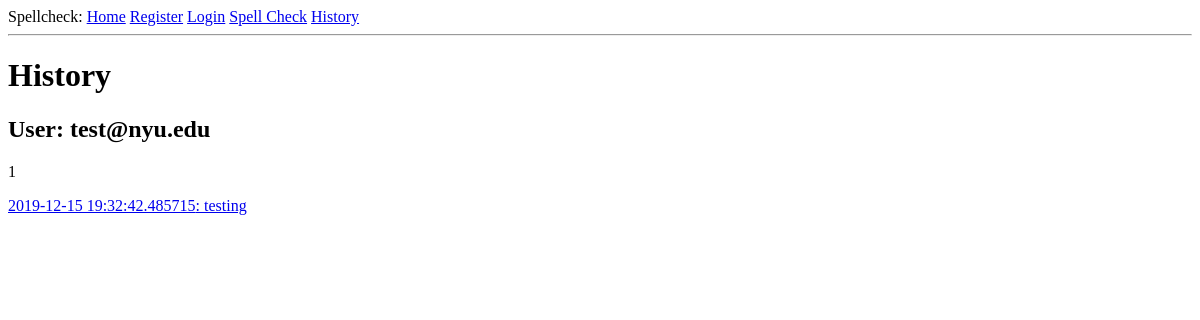
The app's page /history (signed in), older data.
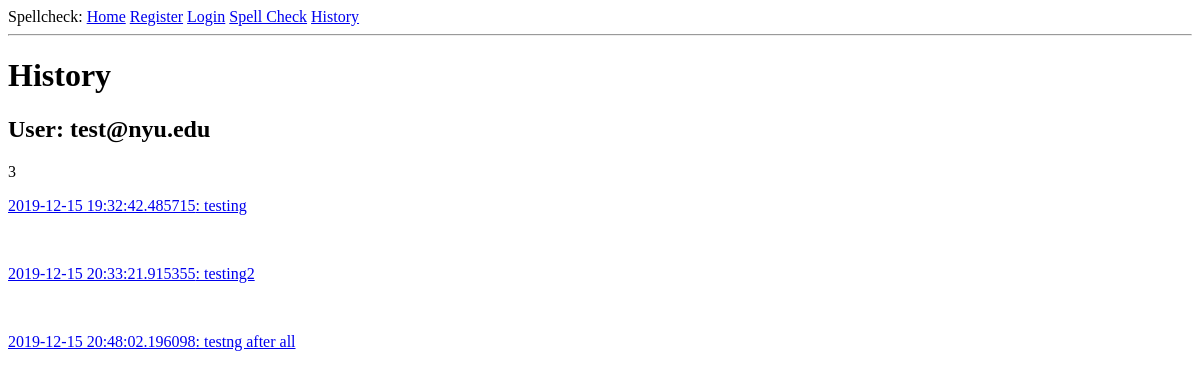
The same page, newer data.
### models.py (models this page shows, shortened)
class User(UserMixin, db.Model):
    id = db.Column(db.Integer, primary_key = True)
    uname = db.Column(db.String(64), index=True, unique=True)
    pword_hash = db.Column(db.String(128))
    mfa = db.Column(db.String(64))

class QueryHistory(db.Model):
    id = db.Column(db.Integer, primary_key = True)
    uname = db.Column(db.String(64), db.ForeignKey('user.uname'), index = True)
    inputtext = db.Column(db.String(64000))
    misspelled = db.Column(db.String(64000))
    timestamp = db.Column(db.String(64), default = str(datetime.now()))

### app.py (the view)
@app.route('/history', methods = ['POST', 'GET'])
@login_required
def history():
    form = AdminHistoryForm()
    if form.validate_on_submit() and current_user.uname == 'admin':
        queries = QueryHistory.query.filter_by(uname = form.userquery.data)
        numqueries = queries.count()
        user = form.userquery.data
    else:
        queries = QueryHistory.query.filter_by(uname = current_user.uname)
        numqueries = queries.count()
        user = current_user.uname
    return render_template("history.html", title="History", form=form, user = user, numqueries=numqueries, queries=queries)

### models.py (called while the page is built)
@login.user_loader
def load_user(id):
    return User.query.get(int(id))

### templates/history.html (shortened to what this page needs)
{% extends "base.html" %}
{% block content %}
	<h1>History</h1>
	<h2 id='user'>User: {{user}}</h2>
	<p id='numqueries'>
		{{ numqueries }}<br>
	</p>
	{% for query in queries %}
	<p id = {{query.id}}>
	<a href = "{{url_for('query', id=query.id)}}">{{query.timestamp}}: {{query.inputtext}}</a>
	</p><br>
	{% endfor %}
{% endblock %}

### templates/base.html (shortened to what this page needs)
<html>
	<head>
	</head>
	<body>
		<div>Spellcheck:
			<a href="/">Home</a>
			<a href="/register">Register</a>
			<a href="/login">Login</a>
			<a href="/spell_check">Spell Check</a>
			<a href="/history">History</a>
		</div>
		<hr>
		{% block content %}{% endblock %}
	</body>
</html>

Row changes from the older to the newer data that the page shows:
added QueryHistory: timestamp "2019-12-15 20:33:21.915355", inputtext "testing2"
added QueryHistory: timestamp "2019-12-15 20:48:02.196098", inputtext "testng after all"
Text that changed along with them:
{{ numqueries }}: "1" → "3"
